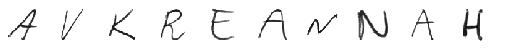
#> input picture knn_v2/test_imgs/test2.png, 508 x 54 px
$ python train_and_test.py   (older library calls are emulated)
#> lines starting #> are read from the running program, lines starting #| are printed output that depends on the picture; after the words box and inside, x2 and y2 are one past the last pixel; in counts of white or black regions, pixels touching at a corner belong together
import cv2
import numpy as np
import operator
import os

MIN_CONTOUR_AREA = 100

RESIZED_IMAGE_WIDTH = 20
RESIZED_IMAGE_HEIGHT = 30

class ContourWithData():
    npaContour = None
    boundingRect = None
    intRectX = 0
    intRectY = 0
    intRectWidth = 0
    intRectHeight = 0
    fltArea = 0.0

    def calculateRectTopLeftPointAndWidthAndHeight(self):
        [intX, intY, intWidth, intHeight] = self.boundingRect
        self.intRectX = intX
        self.intRectY = intY
        self.intRectWidth = intWidth
        self.intRectHeight = intHeight

    def checkIfContourIsValid(self):
        if self.fltArea < MIN_CONTOUR_AREA: return False
        return True

def main():
    allContoursWithData = []
    validContoursWithData = []

    try:
        npaClassifications = np.loadtxt("classifications.txt", np.float32)
    except:
        print("error, unable to open classifications.txt, exiting the program\n\n")
        os.system("pause")
        return

    try:
        npaFlattenedImages = np.loadtxt("flattened_images.txt", np.float32)
    except:
        print("error, unable to open flattened_images.txt", np.float32)
        os.system("pause")
        return

    print(npaClassifications)
    npaClassifications = npaClassifications.reshape((npaClassifications.size, 1))
    print(npaClassifications)

    kNearest = cv2.ml.KNearest_create()
    kNearest.train(npaFlattenedImages, cv2.ml.ROW_SAMPLE, npaClassifications)
    imgTestingNumbers = cv2.imread("test_imgs/test2.png")
#> imgTestingNumbers is the input picture: shape (54, 508, 3); mean B, G, R 243.8, 243.8, 243.8

    if imgTestingNumbers is None:
        print("error: image not read from file \n\n")
        os.system("pause")
        return

    imgGray = cv2.cvtColor(imgTestingNumbers, cv2.COLOR_BGR2GRAY)
    imgBlurred = cv2.GaussianBlur(imgGray, (5,5), 0)

    imgThresh = cv2.adaptiveThreshold(imgBlurred,
            255,
            cv2.ADAPTIVE_THRESH_GAUSSIAN_C,
            cv2.THRESH_BINARY_INV,
            11,
            2)
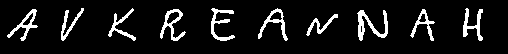
#> imgThresh: shape (54, 508); 8.9% white; 10 white regions

    imgThreshCopy = imgThresh.copy()
    cv2.imshow('imgThreshCopy', imgThreshCopy)
    imgContours, npaContours, npaHierarchy = cv2.findContours(imgThreshCopy,
            cv2.RETR_EXTERNAL,
            cv2.CHAIN_APPROX_SIMPLE)
#> npaContours = 10 contours; largest, box (x1, y1, x2, y2) and area: (160, 9, 186, 41) 288, (357, 10, 388, 41) 272, (258, 8, 288, 41) 252, (7, 9, 38, 41) 244, (211, 8, 235, 41) 190; npaHierarchy = [[1, -1, -1, -1], [2, 0, -1, -1], [3, 1, -1, -1], [4, 2, -1, -1], [5, 3, -1, -1], [6, 4, -1, -1], [7, 5, -1, -1], [8, 6, -1, -1], [9, 7, -1, -1], [-1, 8, -1, -1]]
    contours_img = cv2.drawContours(imgThreshCopy, npaContours, -1, (255, 0, 0), 3)
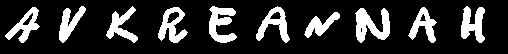
#> contours_img: shape (54, 508); 18.6% white; 10 white regions, largest, box (x1, y1, x2, y2) and area: (355, 8, 390, 43) 695, (209, 6, 237, 43) 599, (461, 6, 485, 43) 539
    cv2.imshow('contours', contours_img)

    for npaContour in npaContours:
        contourWithData = ContourWithData()
        contourWithData.npaContour = npaContour
        contourWithData.boundingRect = cv2.boundingRect(contourWithData.npaContour)
        contourWithData.calculateRectTopLeftPointAndWidthAndHeight()
        contourWithData.fltArea = cv2.contourArea(contourWithData.npaContour)
        allContoursWithData.append(contourWithData)
#> this loop made 10 passes
#> (intX in calculateRectTopLeftPointAndWidthAndHeight, intY in calculateRectTopLeftPointAndWidthAndHeight, intWidth in calculateRectTopLeftPointAndWidthAndHeight, intHeight in calculateRectTopLeftPointAndWidthAndHeight) on passes 1 to 10: (306, 14, 32, 22), (357, 10, 31, 31), (410, 9, 25, 32), (160, 9, 26, 32), (7, 9, 31, 32), (463, 8, 20, 33), (258, 8, 30, 33), (211, 8, 24, 33), (108, 8, 28, 33), (61, 8, 23, 33)
#> after the loop, allContoursWithData = 10 items

    for contourWithData in allContoursWithData:
        if contourWithData.checkIfContourIsValid():
            validContoursWithData.append(contourWithData)
#> this loop made 10 passes
#> after the loop, validContoursWithData = 10 items

    validContoursWithData.sort(key=operator.attrgetter("intRectX"))

    strFinalString = ""

    for contourWithData in validContoursWithData:
        cv2.rectangle(imgTestingNumbers,
                (contourWithData.intRectX, contourWithData.intRectY),
                (contourWithData.intRectX + contourWithData.intRectWidth,
                    contourWithData.intRectY + contourWithData.intRectHeight),
                (0, 255, 0),
                2)

        imgROI = imgThresh[contourWithData.intRectY: contourWithData.intRectY + contourWithData.intRectHeight,
                contourWithData.intRectX: contourWithData.intRectX + contourWithData.intRectWidth]
        imgROIResized = cv2.resize(imgROI, (RESIZED_IMAGE_WIDTH, RESIZED_IMAGE_HEIGHT))
        npaROIResized = imgROIResized.reshape((1, RESIZED_IMAGE_WIDTH * RESIZED_IMAGE_HEIGHT))
        npaROIResized = np.float32(npaROIResized)
        retval, npaResults, neigh_resp, dists = kNearest.findNearest(npaROIResized, k=1)
        strCurrentChar = str(chr(int(npaResults[0][0])))
        strFinalString = strFinalString + strCurrentChar
#> this loop made 10 passes
#> (retval, npaResults, neigh_resp, dists, strCurrentChar, strFinalString) on passes 1 to 10: (65, [65], [65], [0], 'A', 'A'), (76, [76], [76], [8344684], 'L', 'AL'), (75, [75], [75], [0], 'K', 'ALK'), (82, [82], [82], [0], 'R', 'ALKR'), (69, [69], [69], [0], 'E', 'ALKRE'), (65, [65], [65], [0], 'A', 'ALKREA'), (78, [78], [78], [0], 'N', 'ALKREAN'), (78, [78], [78], [0], 'N', 'ALKREANN'), (65, [65], [65], [0], 'A', 'ALKREANNA'), (72, [72], [72], [0], 'H', 'ALKREANNAH')
#> pass 1, in main, `imgROI = imgThresh[contourWithData.intRectY: contourWithData.intRectY ..`:
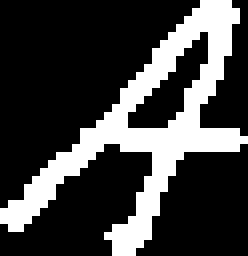
#> imgROI: shape (32, 31) (shown 8 times larger); 25.5% white; 1 white region, box (x1, y1, x2, y2) and area: (0, 0, 31, 32) 253
#> pass 1, in main, `imgROIResized = cv2.resize(imgROI, (RESIZED_IMAGE_WIDTH, RESIZED_IMAGE..`:
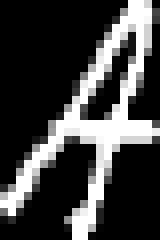
#> imgROIResized: shape (30, 20) (shown 8 times larger); min 0, max 255, mean 64.4
#> pass 2, in main, `imgROIResized = cv2.resize(imgROI, (RESIZED_IMAGE_WIDTH, RESIZED_IMAGE..`:
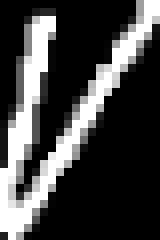
#> imgROIResized: shape (30, 20) (shown 8 times larger); min 0, max 255, mean 66
#> after the loop:
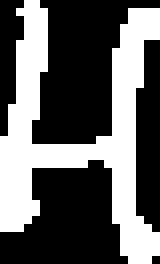
#> imgROI: shape (33, 20) (shown 8 times larger); 38% white; 1 white region, box (x1, y1, x2, y2) and area: (0, 0, 20, 33) 251
#> after the loop:
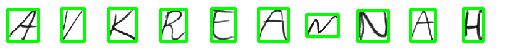
#> imgTestingNumbers: shape (54, 508, 3); 12.63% of pixels changed, all inside (x1, y1, x2, y2) = (6, 7, 485, 43)

    print("\n"+strFinalString + "\n")
#| ALKREANNAH
    cv2.imshow("imgTestingNumbers", imgTestingNumbers)
    cv2.waitKey(0)

    cv2.destroyAllWindows()

    return

if __name__ == "__main__":
    main()
